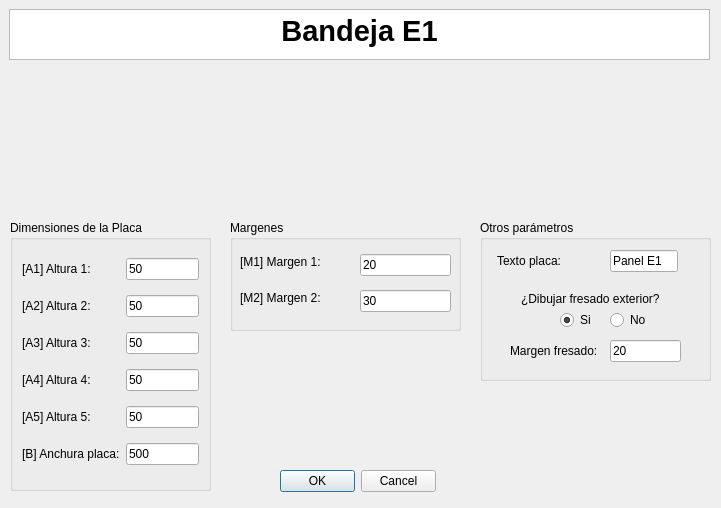
<?xml version="1.0" encoding="UTF-8"?>
<ui version="4.0">
 <class>MyPositionDialog</class>
 <widget class="QDialog" name="MyPositionDialog">
  <property name="geometry">
   <rect>
    <x>0</x>
    <y>0</y>
    <width>721</width>
    <height>508</height>
   </rect>
  </property>
  <property name="windowTitle">
   <string>Enter Position</string>
  </property>
  <property name="whatsThis">
   <string>&lt;html&gt;&lt;head/&gt;&lt;body&gt;&lt;p&gt;Esta ventana de KSDpanel te permite introducir todas las medidas correspondientes del panel seleccionado.&lt;/p&gt;&lt;p&gt;Recuerda que todas las medidas deben de ir en milimetros (mm).&lt;/p&gt;&lt;/body&gt;&lt;/html&gt;</string>
  </property>
  <widget class="QDialogButtonBox" name="buttonBox">
   <property name="geometry">
    <rect>
     <x>280</x>
     <y>470</y>
     <width>156</width>
     <height>23</height>
    </rect>
   </property>
   <property name="orientation">
    <enum>Qt::Horizontal</enum>
   </property>
   <property name="standardButtons">
    <set>QDialogButtonBox::Cancel|QDialogButtonBox::Ok</set>
   </property>
  </widget>
  <widget class="QTextBrowser" name="textBrowser">
   <property name="geometry">
    <rect>
     <x>9</x>
     <y>9</y>
     <width>701</width>
     <height>51</height>
    </rect>
   </property>
   <property name="html">
    <string>&lt;!DOCTYPE HTML PUBLIC &quot;-//W3C//DTD HTML 4.0//EN&quot; &quot;http://www.w3.org/TR/REC-html40/strict.dtd&quot;&gt;
&lt;html&gt;&lt;head&gt;&lt;meta name=&quot;qrichtext&quot; content=&quot;1&quot; /&gt;&lt;style type=&quot;text/css&quot;&gt;
p, li { white-space: pre-wrap; }
&lt;/style&gt;&lt;/head&gt;&lt;body style=&quot; font-family:'MS Shell Dlg 2'; font-size:8.25pt; font-weight:400; font-style:normal;&quot;&gt;
&lt;p align=&quot;center&quot; style=&quot; margin-top:0px; margin-bottom:0px; margin-left:0px; margin-right:0px; -qt-block-indent:0; text-indent:0px;&quot;&gt;&lt;span style=&quot; font-size:22pt; font-weight:600;&quot;&gt;Bandeja E1&lt;/span&gt;&lt;/p&gt;&lt;/body&gt;&lt;/html&gt;</string>
   </property>
  </widget>
  <widget class="QGroupBox" name="groupBox">
   <property name="geometry">
    <rect>
     <x>480</x>
     <y>220</y>
     <width>231</width>
     <height>161</height>
    </rect>
   </property>
   <property name="styleSheet">
    <string notr="true">font: 10pt &quot;MS Shell Dlg 2&quot;;</string>
   </property>
   <property name="title">
    <string>Otros parámetros</string>
   </property>
   <widget class="QLineEdit" name="textoDescriptivoA0UI">
    <property name="geometry">
     <rect>
      <x>130</x>
      <y>30</y>
      <width>68</width>
      <height>22</height>
     </rect>
    </property>
    <property name="text">
     <string>Panel E1</string>
    </property>
   </widget>
   <widget class="QLabel" name="label">
    <property name="geometry">
     <rect>
      <x>17</x>
      <y>30</y>
      <width>107</width>
      <height>22</height>
     </rect>
    </property>
    <property name="text">
     <string>Texto placa:</string>
    </property>
   </widget>
   <widget class="QLabel" name="label_3">
    <property name="geometry">
     <rect>
      <x>30</x>
      <y>120</y>
      <width>107</width>
      <height>22</height>
     </rect>
    </property>
    <property name="text">
     <string>Margen fresado:</string>
    </property>
   </widget>
   <widget class="QLineEdit" name="margenFresadoUI">
    <property name="geometry">
     <rect>
      <x>130</x>
      <y>120</y>
      <width>71</width>
      <height>22</height>
     </rect>
    </property>
    <property name="text">
     <string>20</string>
    </property>
   </widget>
   <widget class="QLabel" name="label_2">
    <property name="geometry">
     <rect>
      <x>41</x>
      <y>71</y>
      <width>148</width>
      <height>16</height>
     </rect>
    </property>
    <property name="mouseTracking">
     <bool>false</bool>
    </property>
    <property name="text">
     <string>¿Dibujar fresado exterior?</string>
    </property>
    <property name="buddy">
     <cstring>label_2</cstring>
    </property>
   </widget>
   <widget class="QRadioButton" name="noCrearFresadoUI">
    <property name="geometry">
     <rect>
      <x>130</x>
      <y>90</y>
      <width>38</width>
      <height>20</height>
     </rect>
    </property>
    <property name="text">
     <string>No</string>
    </property>
   </widget>
   <widget class="QRadioButton" name="crearFresadoUI">
    <property name="geometry">
     <rect>
      <x>80</x>
      <y>90</y>
      <width>34</width>
      <height>20</height>
     </rect>
    </property>
    <property name="text">
     <string>Si</string>
    </property>
    <property name="checked">
     <bool>true</bool>
    </property>
   </widget>
  </widget>
  <widget class="QGroupBox" name="groupBox_2">
   <property name="geometry">
    <rect>
     <x>230</x>
     <y>220</y>
     <width>231</width>
     <height>111</height>
    </rect>
   </property>
   <property name="styleSheet">
    <string notr="true">font: 10pt &quot;MS Shell Dlg 2&quot;;</string>
   </property>
   <property name="title">
    <string>Margenes</string>
   </property>
   <widget class="QLineEdit" name="margenM2UI">
    <property name="geometry">
     <rect>
      <x>130</x>
      <y>70</y>
      <width>91</width>
      <height>22</height>
     </rect>
    </property>
    <property name="text">
     <string>30</string>
    </property>
   </widget>
   <widget class="QLabel" name="label_12">
    <property name="geometry">
     <rect>
      <x>10</x>
      <y>70</y>
      <width>121</width>
      <height>16</height>
     </rect>
    </property>
    <property name="text">
     <string>[M2] Margen 2:</string>
    </property>
   </widget>
   <widget class="QLineEdit" name="margenM1UI">
    <property name="geometry">
     <rect>
      <x>130</x>
      <y>34</y>
      <width>91</width>
      <height>22</height>
     </rect>
    </property>
    <property name="text">
     <string>20</string>
    </property>
   </widget>
   <widget class="QLabel" name="label_11">
    <property name="geometry">
     <rect>
      <x>10</x>
      <y>34</y>
      <width>121</width>
      <height>16</height>
     </rect>
    </property>
    <property name="text">
     <string>[M1] Margen 1:</string>
    </property>
   </widget>
  </widget>
  <widget class="QLabel" name="imagenPanelUI">
   <property name="geometry">
    <rect>
     <x>160</x>
     <y>70</y>
     <width>391</width>
     <height>131</height>
    </rect>
   </property>
   <property name="text">
    <string/>
   </property>
   <property name="pixmap">
    <pixmap>../imagenes/REF_E1cotas.jpg</pixmap>
   </property>
   <property name="scaledContents">
    <bool>true</bool>
   </property>
   <property name="wordWrap">
    <bool>false</bool>
   </property>
   <property name="margin">
    <number>0</number>
   </property>
   <property name="openExternalLinks">
    <bool>false</bool>
   </property>
  </widget>
  <widget class="QGroupBox" name="groupBox_3">
   <property name="geometry">
    <rect>
     <x>10</x>
     <y>220</y>
     <width>201</width>
     <height>271</height>
    </rect>
   </property>
   <property name="styleSheet">
    <string notr="true">font: 10pt &quot;MS Shell Dlg 2&quot;;</string>
   </property>
   <property name="title">
    <string>Dimensiones de la Placa</string>
   </property>
   <layout class="QGridLayout" name="gridLayout_3">
    <item row="1" column="0">
     <widget class="QLabel" name="label_10">
      <property name="text">
       <string>[A2] Altura 2:</string>
      </property>
     </widget>
    </item>
    <item row="0" column="1">
     <widget class="QLineEdit" name="altura1UI">
      <property name="text">
       <string>50</string>
      </property>
     </widget>
    </item>
    <item row="1" column="1">
     <widget class="QLineEdit" name="altura2UI">
      <property name="text">
       <string>50</string>
      </property>
     </widget>
    </item>
    <item row="0" column="0">
     <widget class="QLabel" name="label_8">
      <property name="text">
       <string>[A1] Altura 1:</string>
      </property>
     </widget>
    </item>
    <item row="2" column="1">
     <widget class="QLineEdit" name="altura3UI">
      <property name="text">
       <string>50</string>
      </property>
     </widget>
    </item>
    <item row="7" column="0">
     <widget class="QLabel" name="label_4">
      <property name="text">
       <string>[B] Anchura placa:</string>
      </property>
     </widget>
    </item>
    <item row="2" column="0">
     <widget class="QLabel" name="label_14">
      <property name="text">
       <string>[A3] Altura 3:</string>
      </property>
     </widget>
    </item>
    <item row="7" column="1">
     <widget class="QLineEdit" name="anchuraPlacaUI">
      <property name="text">
       <string>500</string>
      </property>
     </widget>
    </item>
    <item row="3" column="0">
     <widget class="QLabel" name="label_15">
      <property name="text">
       <string>[A4] Altura 4:</string>
      </property>
     </widget>
    </item>
    <item row="3" column="1">
     <widget class="QLineEdit" name="altura4UI">
      <property name="text">
       <string>50</string>
      </property>
     </widget>
    </item>
    <item row="4" column="0">
     <widget class="QLabel" name="label_16">
      <property name="text">
       <string>[A5] Altura 5:</string>
      </property>
     </widget>
    </item>
    <item row="4" column="1">
     <widget class="QLineEdit" name="altura5UI">
      <property name="text">
       <string>50</string>
      </property>
     </widget>
    </item>
   </layout>
  </widget>
  <zorder>groupBox_2</zorder>
  <zorder>groupBox</zorder>
  <zorder>buttonBox</zorder>
  <zorder>textBrowser</zorder>
  <zorder>imagenPanelUI</zorder>
  <zorder>groupBox_3</zorder>
 </widget>
 <resources/>
 <connections>
  <connection>
   <sender>buttonBox</sender>
   <signal>accepted()</signal>
   <receiver>MyPositionDialog</receiver>
   <slot>accept()</slot>
   <hints>
    <hint type="sourcelabel">
     <x>248</x>
     <y>254</y>
    </hint>
    <hint type="destinationlabel">
     <x>157</x>
     <y>274</y>
    </hint>
   </hints>
  </connection>
  <connection>
   <sender>buttonBox</sender>
   <signal>rejected()</signal>
   <receiver>MyPositionDialog</receiver>
   <slot>reject()</slot>
   <hints>
    <hint type="sourcelabel">
     <x>316</x>
     <y>260</y>
    </hint>
    <hint type="destinationlabel">
     <x>286</x>
     <y>274</y>
    </hint>
   </hints>
  </connection>
 </connections>
</ui>
